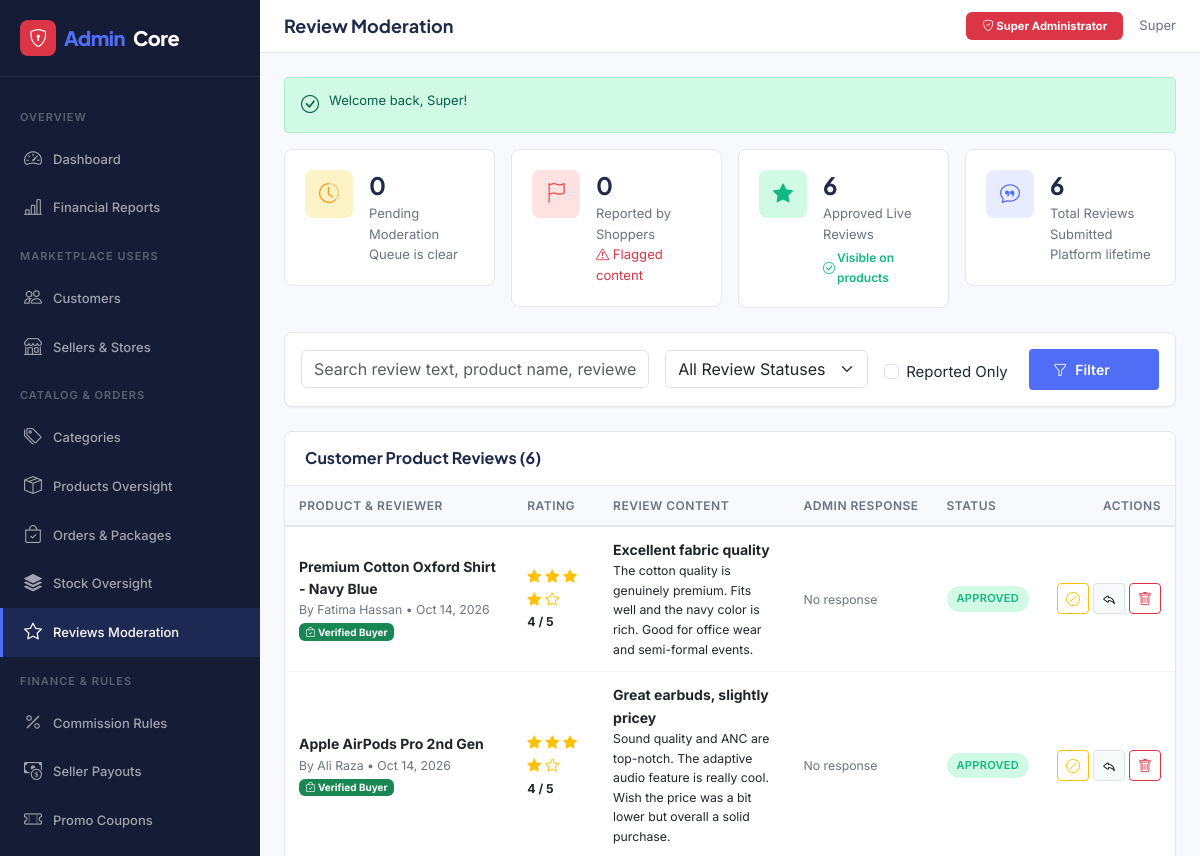
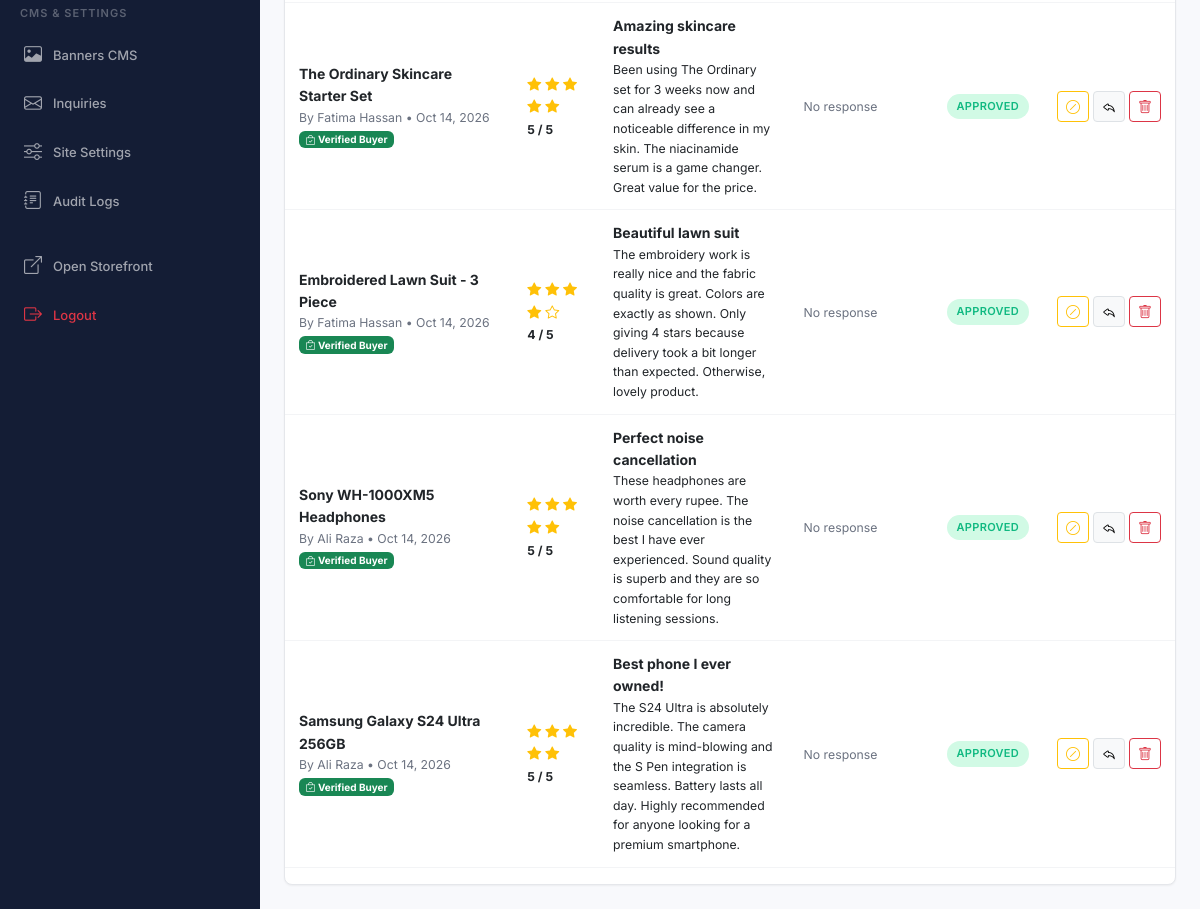
Screenshot of /admin/reviews.php (signed in) with the database file from the repository (2 pictures, top to bottom).
### tables this page shows
CREATE TABLE `users` (
    `id` INT UNSIGNED AUTO_INCREMENT PRIMARY KEY,
    `email` VARCHAR(255) NOT NULL,
    `password_hash` VARCHAR(255) NOT NULL,
    `first_name` VARCHAR(100) NOT NULL,
    `last_name` VARCHAR(100) NOT NULL,
    `phone` VARCHAR(30) NULL,
    `role` ENUM('customer', 'seller', 'admin') NOT NULL DEFAULT 'customer',
    `status` ENUM('active', 'suspended', 'pending_verification') NOT NULL DEFAULT 'active',
    `email_verified_at` DATETIME NULL,
    `avatar` VARCHAR(255) NULL,
    `last_login_at` DATETIME NULL,
    `failed_login_attempts` TINYINT UNSIGNED NOT NULL DEFAULT 0,
    `locked_until` DATETIME NULL,
    `created_at` DATETIME NOT NULL DEFAULT CURRENT_TIMESTAMP,
    `updated_at` DATETIME NOT NULL DEFAULT CURRENT_TIMESTAMP ON UPDATE CURRENT_TIMESTAMP,
    UNIQUE KEY `uq_users_email` (`email`),
    KEY `idx_users_role` (`role`),
    KEY `idx_users_status` (`status`),
    KEY `idx_users_phone` (`phone`),
    KEY `idx_users_created_at` (`created_at`)
);

CREATE TABLE `reviews` (
    `id` INT UNSIGNED AUTO_INCREMENT PRIMARY KEY,
    `product_id` INT UNSIGNED NOT NULL,
    `user_id` INT UNSIGNED NOT NULL,
    `order_item_id` INT UNSIGNED NULL,
    `rating` TINYINT UNSIGNED NOT NULL,
    `title` VARCHAR(200) NULL,
    `comment` TEXT NULL,
    `status` ENUM('pending', 'approved', 'rejected') NOT NULL DEFAULT 'pending',
    `is_verified_purchase` BOOLEAN NOT NULL DEFAULT FALSE,
    `admin_response` TEXT NULL,
    `reported` BOOLEAN NOT NULL DEFAULT FALSE,
    `created_at` DATETIME NOT NULL DEFAULT CURRENT_TIMESTAMP,
    `updated_at` DATETIME NOT NULL DEFAULT CURRENT_TIMESTAMP ON UPDATE CURRENT_TIMESTAMP,
    CONSTRAINT `chk_reviews_rating` CHECK (`rating` >= 1 AND `rating` <= 5),
    KEY `idx_reviews_product_id` (`product_id`),
    KEY `idx_reviews_user_id` (`user_id`),
    KEY `idx_reviews_order_item_id` (`order_item_id`),
    KEY `idx_reviews_status` (`status`),
    KEY `idx_reviews_rating` (`rating`),
    KEY `idx_reviews_product_status` (`product_id`, `status`),
    CONSTRAINT `fk_reviews_product` FOREIGN KEY (`product_id`) 
        REFERENCES `products` (`id`) ON DELETE CASCADE ON UPDATE CASCADE,
    CONSTRAINT `fk_reviews_user` FOREIGN KEY (`user_id`) 
        REFERENCES `users` (`id`) ON DELETE CASCADE ON UPDATE CASCADE,
    CONSTRAINT `fk_reviews_order_item` FOREIGN KEY (`order_item_id`) 
        REFERENCES `order_items` (`id`) ON DELETE SET NULL ON UPDATE CASCADE
);

CREATE TABLE `products` (
    `id` INT UNSIGNED AUTO_INCREMENT PRIMARY KEY,
    `seller_id` INT UNSIGNED NOT NULL,
    `category_id` INT UNSIGNED NOT NULL,
    `name` VARCHAR(255) NOT NULL,
    `slug` VARCHAR(255) NOT NULL,
    `description` LONGTEXT NULL,
    `short_description` TEXT NULL,
    `price` DECIMAL(12,2) NOT NULL,
    `compare_price` DECIMAL(12,2) NULL,
    `cost_price` DECIMAL(12,2) NULL,
    `sku` VARCHAR(100) NULL,
    `barcode` VARCHAR(100) NULL,
    `stock_quantity` INT NOT NULL DEFAULT 0,
    `low_stock_threshold` INT NOT NULL DEFAULT 5,
    `weight` DECIMAL(8,2) NULL COMMENT 'Weight in kg',
    `dimensions` VARCHAR(100) NULL COMMENT 'L x W x H in cm',
    `status` ENUM('draft', 'pending', 'approved', 'rejected', 'archived') NOT NULL DEFAULT 'draft',
    `is_featured` BOOLEAN NOT NULL DEFAULT FALSE,
    `is_trending` BOOLEAN NOT NULL DEFAULT FALSE,
    `rejection_reason` TEXT NULL,
    `views_count` INT UNSIGNED NOT NULL DEFAULT 0,
    `sales_count` INT UNSIGNED NOT NULL DEFAULT 0,
    `rating_avg` DECIMAL(3,2) NOT NULL DEFAULT 0.00,
    `rating_count` INT UNSIGNED NOT NULL DEFAULT 0,
    `created_at` DATETIME NOT NULL DEFAULT CURRENT_TIMESTAMP,
    `updated_at` DATETIME NOT NULL DEFAULT CURRENT_TIMESTAMP ON UPDATE CURRENT_TIMESTAMP,
    CONSTRAINT `chk_product_price` CHECK (`price` >= 0.00),
    CONSTRAINT `chk_product_compare_price` CHECK (`compare_price` IS NULL OR `compare_price` >= 0.00),
    CONSTRAINT `chk_product_cost_price` CHECK (`cost_price` IS NULL OR `cost_price` >= 0.00),
    CONSTRAINT `chk_product_stock` CHECK (`stock_quantity` >= 0),
    CONSTRAINT `chk_product_low_stock` CHECK (`low_stock_threshold` >= 0),
    CONSTRAINT `chk_product_rating` CHECK (`rating_avg` >= 0.00 AND `rating_avg` <= 5.00),
    UNIQUE KEY `uq_products_slug` (`slug`),
    UNIQUE KEY `uq_products_sku` (`sku`),
    KEY `idx_products_seller_id` (`seller_id`),
    KEY `idx_products_category_id` (`category_id`),
    KEY `idx_products_status` (`status`),
    KEY `idx_products_featured` (`is_featured`),
    KEY `idx_products_trending` (`is_trending`),
    KEY `idx_products_price` (`price`),
    KEY `idx_products_rating` (`rating_avg`),
    KEY `idx_products_created_at` (`created_at`),
    KEY `idx_products_seller_status` (`seller_id`, `status`),
    KEY `idx_products_category_status` (`category_id`, `status`),
    CONSTRAINT `fk_products_seller` FOREIGN KEY (`seller_id`) 
        REFERENCES `users` (`id`) ON DELETE RESTRICT ON UPDATE CASCADE,
    CONSTRAINT `fk_products_category` FOREIGN KEY (`category_id`) 
        REFERENCES `categories` (`id`) ON DELETE RESTRICT ON UPDATE CASCADE
);

### admin/reviews.php (the view, shortened to what the rows shown need)
<?php
require_once __DIR__ . '/../includes/functions.php';
require_once __DIR__ . '/../includes/auth.php';
$db = get_db();
$page = max(1, (int)($_GET['page'] ?? 1));
$perPage = 15;
$where = ["1=1"];
$params = [];
$whereClause = implode(' AND ', $where);
$countStmt = $db->prepare("
    SELECT COUNT(*)
    FROM reviews r
    JOIN products p ON r.product_id = p.id
    JOIN users u ON r.user_id = u.id
    WHERE {$whereClause}
");
$countStmt->execute($params);
$totalReviews = (int)$countStmt->fetchColumn();
$pagination = paginate($totalReviews, $perPage, $page);
$query = "
    SELECT r.*,
        p.name AS product_name, p.slug AS product_slug,
        u.first_name, u.last_name, u.email
    FROM reviews r
    JOIN products p ON r.product_id = p.id
    JOIN users u ON r.user_id = u.id
    WHERE {$whereClause}
    ORDER BY CASE WHEN r.status = 'pending' THEN 0 WHEN r.reported = 1 THEN 1 ELSE 2 END, r.id DESC
    LIMIT :limit OFFSET :offset
";
$stmt = $db->prepare($query);
$stmt->bindValue(':limit', $pagination['per_page'], PDO::PARAM_INT);
$stmt->bindValue(':offset', $pagination['offset'], PDO::PARAM_INT);
$stmt->execute();
$reviews = $stmt->fetchAll();
$page_title = 'Review Moderation';
require_once __DIR__ . '/header.php';
?>
<div class="ss-card">
    <div class="ss-card-body p-0">
        <?php if (empty($reviews)): ?>
            <div class="p-5 text-center text-ss-muted">
                <i class="bi bi-star fs-1 d-block mb-2"></i>
                No reviews found matching the selected filter criteria.
            </div>
        <?php else: ?>
            <div class="ss-table-responsive">
                <table class="ss-table align-middle mb-0">
                    <thead>
                        <tr>
                            <th>Product & Reviewer</th>
                            <th>Rating</th>
                            <th>Review Content</th>
                            <th>Admin Response</th>
                            <th>Status</th>
                            <th class="text-end">Actions</th>
                        </tr>
                    </thead>
                    <tbody>
                        <?php foreach ($reviews as $rv): ?>
                            <tr>
                                <td style="min-width: 200px;">
                                    <a href="<?php echo url('/product.php?slug=' . urlencode($rv['product_slug'])); ?>" target="_blank" class="fw-bold text-dark d-block">
                                        <?php echo e($rv['product_name']); ?>
                                    </a>
                                    <div class="small text-ss-muted">
                                        By <?php echo e($rv['first_name'] . ' ' . $rv['last_name']); ?> &bull;
                                        <?php echo format_date($rv['created_at'], 'M d, Y'); ?>
                                    </div>
                                    <?php if (!empty($rv['is_verified_purchase'])): ?>
                                        <span class="badge bg-success text-white small" style="font-size: 10px;"><i class="bi bi-bag-check"></i> Verified Buyer</span>
                                    <?php endif; ?>
                                </td>
                                <td>
                                    <div class="text-warning">
                                        <?php for ($i = 1; $i <= 5; $i++): ?>
                                            <i class="bi bi-star<?php echo $i <= $rv['rating'] ? '-fill' : ''; ?>"></i>
                                        <?php endfor; ?>
                                    </div>
                                    <span class="small fw-bold text-dark"><?php echo (int)$rv['rating']; ?> / 5</span>
                                </td>
                                <td style="max-width: 320px;">
                                    <?php if (!empty($rv['title'])): ?>
                                        <strong class="d-block text-dark"><?php echo e($rv['title']); ?></strong>
                                    <?php endif; ?>
                                    <p class="small mb-0 text-dark"><?php echo nl2br(e($rv['comment'] ?? '')); ?></p>
                                </td>
                                <td style="max-width: 250px;">
                                    <?php if (!empty($rv['admin_response'])): ?>
                                        <div class="p-2 bg-light rounded border small">
                                            <strong class="d-block text-primary"><i class="bi bi-shield-check"></i> Admin Reply:</strong>
                                            <?php echo truncate(e($rv['admin_response']), 100); ?>
                                        </div>
                                    <?php else: ?>
                                        <span class="small text-ss-muted">No response</span>
                                    <?php endif; ?>
                                </td>
                                <td>
                                    <span class="ss-badge ss-badge-<?php echo match($rv['status']) {
                                        'approved' => 'success',
                                        'pending' => 'warning',
                                        'rejected' => 'danger',
                                        default => 'default'
                                    }; ?>">
                                        <?php echo ucfirst($rv['status']); ?>
                                    </span>
                                </td>
                                <td class="text-end">
                                    <div class="d-inline-flex gap-1 align-items-center">
                                        <?php if ($rv['status'] !== 'rejected'): ?>
                                            <form method="POST" action="<?php echo url('/admin/reviews.php'); ?>" class="d-inline">
                                                <button type="submit" class="btn btn-outline-warning btn-sm" title="Reject Review">
                                                    <i class="bi bi-slash-circle"></i>
                                                </button>
                                            </form>
                                        <?php endif; ?>
                                        <button type="button" class="btn btn-light border btn-sm" data-bs-toggle="modal" data-bs-target="#respondModal<?php echo $rv['id']; ?>" title="Admin Response">
                                            <i class="bi bi-reply"></i>
                                        </button>
                                        <form method="POST" action="<?php echo url('/admin/reviews.php'); ?>" onsubmit="return confirm('Permanently delete this review?');" class="d-inline">
                                            <button type="submit" class="btn btn-outline-danger btn-sm" title="Delete Review">
                                                <i class="bi bi-trash"></i>
                                            </button>
                                        </form>
                                    </div>
                                </td>
                            </tr>
                        <?php endforeach; ?>
                    </tbody>
                </table>
            </div>
        <?php endif; ?>
    </div>
</div>
<?php require_once __DIR__ . '/footer.php'; ?>

### admin/header.php (shortened to what the rows shown need)
<?php
require_once __DIR__ . '/../includes/functions.php';
require_once __DIR__ . '/../includes/auth.php';
$admin = current_user();
?>
<!DOCTYPE html>
<html lang="en">
<head>
    <link href="https://cdn.jsdelivr.net/npm/bootstrap@5.3.3/dist/css/bootstrap.min.css" rel="stylesheet">
    <link href="https://cdn.jsdelivr.net/npm/bootstrap-icons@1.11.3/font/bootstrap-icons.min.css" rel="stylesheet">
    <link href="<?php echo asset('css/style.css'); ?>" rel="stylesheet">
</head>
<body>
<div class="ss-dashboard">
    <main class="ss-main-content">
        <header class="ss-topbar">
            <div class="ss-topbar-left">
                <h1 class="ss-page-title"><?php echo e($page_title ?? 'Admin Dashboard'); ?></h1>
            </div>
            <div class="ss-topbar-right">
                <span class="badge bg-danger px-3 py-2"><i class="bi bi-shield-check"></i> Super Administrator</span>
                <span class="small text-ss-muted"><?php echo e($admin['first_name'] ?? 'Admin'); ?></span>
            </div>
        </header>
        <div class="ss-dashboard-content">

### rows the page displays
users: first_name "Super"
reviews: product.name "Premium Cotton Oxford Shirt - Navy Blue", user.last_name "Fatima Hassan", created_at "Oct 14, 2026", is_verified_purchase 1 (drawn), rating "4", title "Excellent fabric quality", comment "The cotton quality is genuinely premium. Fits well and the navy color is rich. Good for office wear and semi-formal events.", shows "No response", status "APPROVED"
reviews: product.name "Apple AirPods Pro 2nd Gen", user.last_name "Ali Raza", created_at "Oct 14, 2026", is_verified_purchase 1 (drawn), rating "4", title "Great earbuds, slightly pricey", comment "Sound quality and ANC are top-notch. The adaptive audio feature is really cool. Wish the price was a bit lower but overall a solid purchase.", shows "No response", status "APPROVED"
reviews: product.name "The Ordinary Skincare Starter Set", user.last_name "Fatima Hassan", created_at "Oct 14, 2026", is_verified_purchase 1 (drawn), rating "5", title "Amazing skincare results", comment "Been using The Ordinary set for 3 weeks now and can already see a noticeable difference in my skin. The niacinamide serum is a game changer. Great value for the price.", shows "No response", status "APPROVED"
reviews: product.name "Embroidered Lawn Suit - 3 Piece", user.last_name "Fatima Hassan", created_at "Oct 14, 2026", is_verified_purchase 1 (drawn), rating "4", title "Beautiful lawn suit", comment "The embroidery work is really nice and the fabric quality is great. Colors are exactly as shown. Only giving 4 stars because delivery took a bit longer than expected. Otherwise, lovely product.", shows "No response", status "APPROVED"
reviews: product.name "Sony WH-1000XM5 Headphones", user.last_name "Ali Raza", created_at "Oct 14, 2026", is_verified_purchase 1 (drawn), rating "5", title "Perfect noise cancellation", comment "These headphones are worth every rupee. The noise cancellation is the best I have ever experienced. Sound quality is superb and they are so comfortable for long listening sessions.", shows "No response", status "APPROVED"
reviews: product.name "Samsung Galaxy S24 Ultra 256GB", user.last_name "Ali Raza", created_at "Oct 14, 2026", is_verified_purchase 1 (drawn), rating "5", title "Best phone I ever owned!", comment "The S24 Ultra is absolutely incredible. The camera quality is mind-blowing and the S Pen integration is seamless. Battery lasts all day. Highly recommended for anyone looking for a premium smartphone.", shows "No response", status "APPROVED"

### other values shown
$page_title "Review Moderation"
$flash_success "Welcome back, Super!"
$statPending "0"
$statReported "0"
$statApproved "6"
$statTotal "6"
$totalReviews "6"
